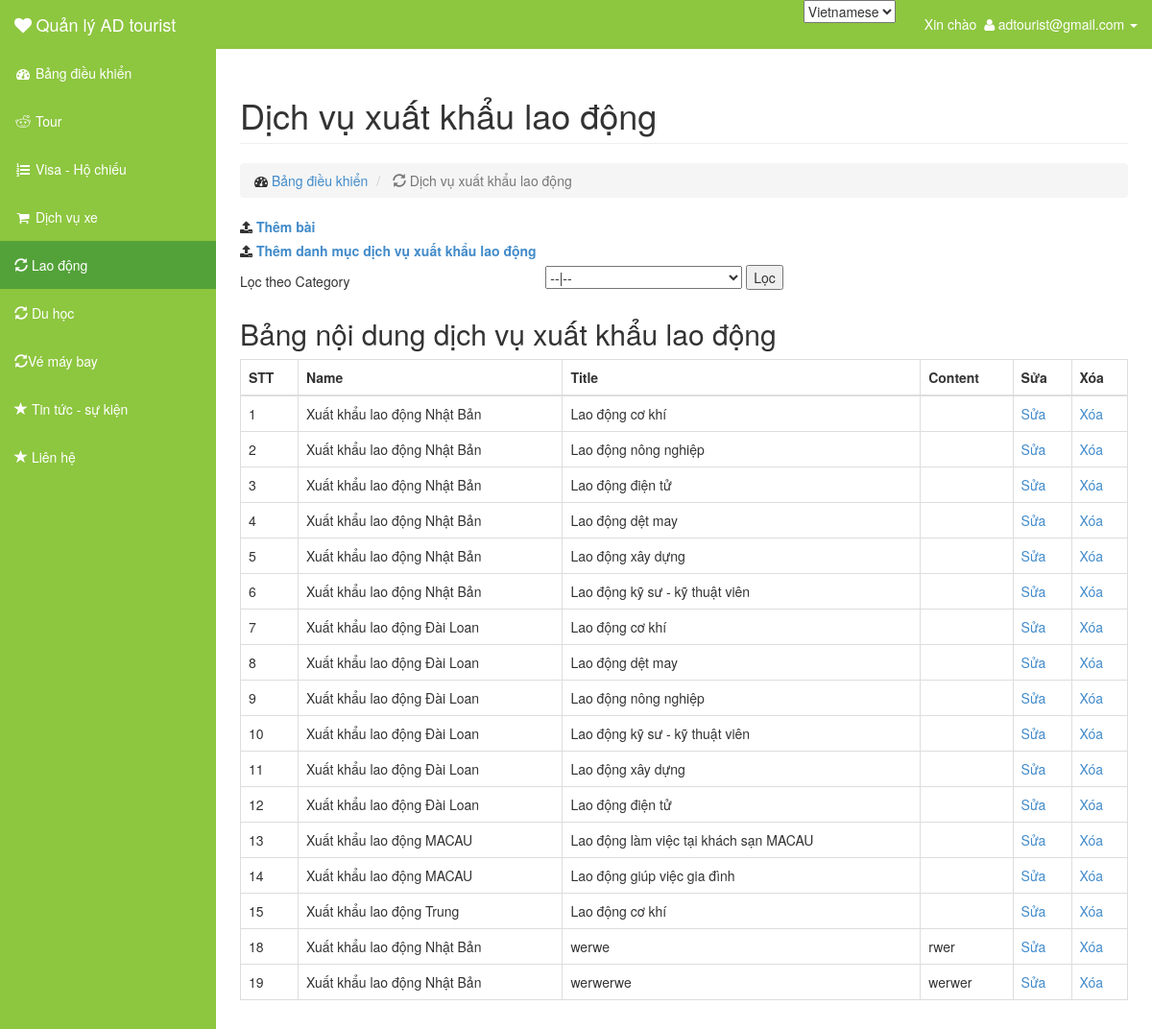
The app's page /admin/index.php?controller=labor&lang=vi (signed in), older data.
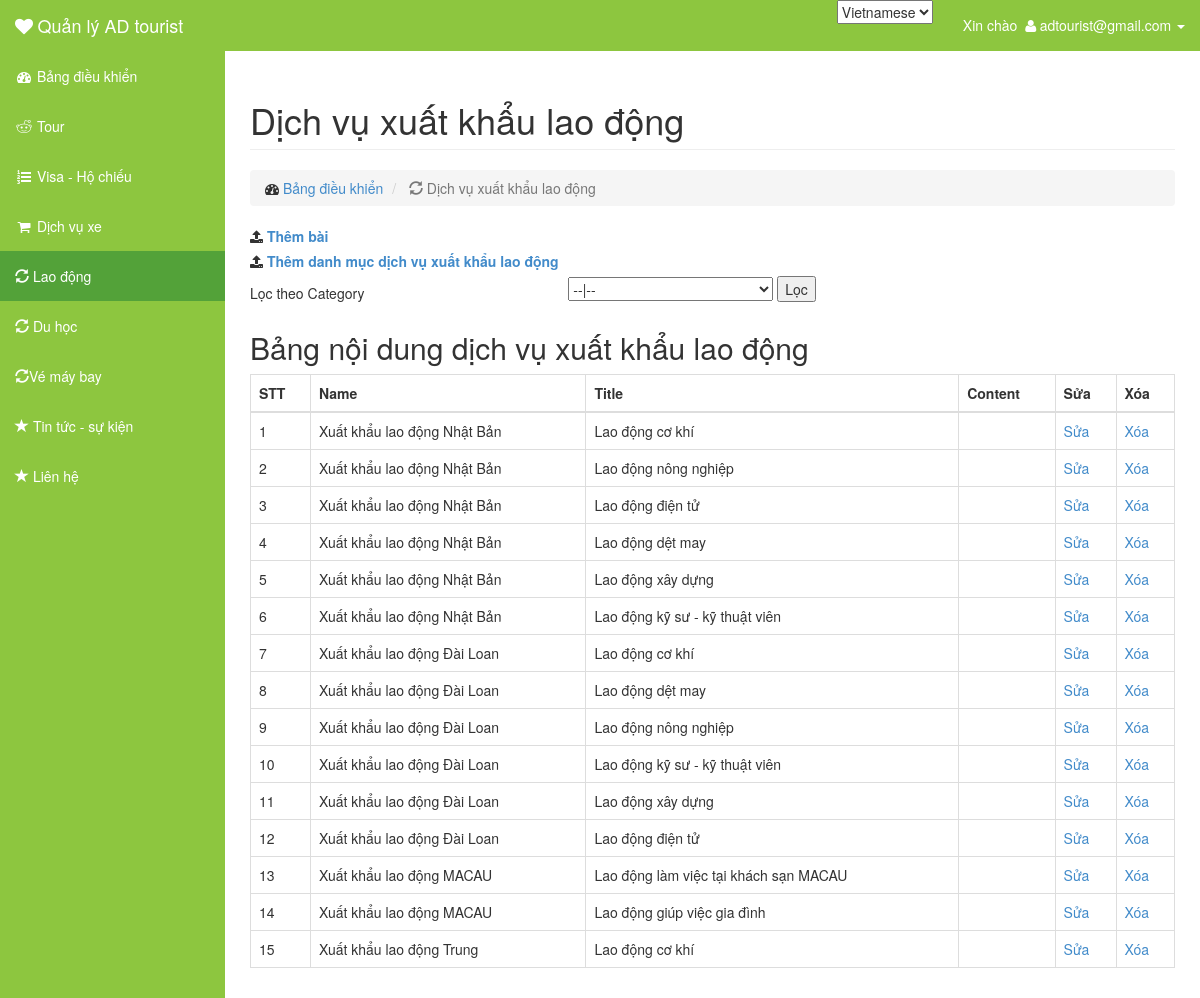
The same page, newer data.
### tables this page shows
CREATE TABLE IF NOT EXISTS `labor_content` (
  `labor_content_id` int(11) NOT NULL AUTO_INCREMENT,
  `labor_id` int(11) NOT NULL,
  `title` text NOT NULL,
  `content` text NOT NULL,
  PRIMARY KEY (`labor_content_id`)
);

CREATE TABLE IF NOT EXISTS `labor` (
  `labor_name` varchar(255) NOT NULL,
  `labor_id` int(11) NOT NULL AUTO_INCREMENT,
  PRIMARY KEY (`labor_id`)
);

### admin/controller/labor/index.php (called while the page is built, shortened)
<?php
	$lang = get_lang();
  if(isset($_POST['labor_id']))
    {
        $labor_id = $_POST['labor_id'];
        if($labor_id == 0 )
        {
            $products = get_all('labor_content');
        }
        else{
            $selected = $labor_id;
            $products = get_all_record('labor_content','labor_id',$labor_id);
        }
    }
    else
    {
          $products = get_all('labor_content');
    }
   require('view/labor/index.php');
   ?>

### admin/library/function.php (called while the page is built, shortened)
<?php
function get_lang(){
	if(isset($_GET['lang']) &&  $_GET['lang'] == 'en'){
		return 'en';
	}
	else return 'vi';
}
 ?>

### admin/model/database.php (called while the page is built, shortened)
<?php
function get_all($table,$select = '*'){
	$sql = "SELECT $select FROM $table";
	$query = mysql_query($sql) or die(mysql_error());
	$data = array();
	if(mysql_num_rows($query) > 0)
	{
		while($row = mysql_fetch_assoc($query))
			$data[] = $row;
	}
	return $data;
}
function get_a_record($table, $colum, $value, $select = '*'){
	$sql = "SELECT $select FROM $table WHERE $colum = '$value'";
	$query = mysql_query($sql) or die(mysql_error());
	$data = NULL;
	if(mysql_num_rows($query) > 0 )
		$data = mysql_fetch_assoc($query);
	return $data;
}
?>

### admin/view/labor/index.php (the view, shortened to what this page needs)
<?php require('template/header.php'); ?>
<div id="wrapper">
    <div id="page-wrapper">
        <div class="container-fluid">
            <div class="row">
                <div class="col-lg-12">
                    <h1 class="page-header">Dịch vụ xuất khẩu lao động</h1>
                    <ol class="breadcrumb">
                        <li>
                            <i class="fa fa-dashboard"></i>  <a href="index.php?controller=dashboard&amp;lang=<?php echo $lang ?>">Bảng điều khiển</a>
                        </li>
                        <li class="active">
                            <i class="glyphicon glyphicon-refresh"></i> Dịch vụ xuất khẩu lao động
                        </li>
                    </ol>
                </div>
            </div>
            <div class="row">
                <div class="col-lg-12"><label><i class="fa fa-upload"></i> <a href="index.php?controller=labor&amp;action=add_labor&amp;lang=<?php echo $lang ?>">Thêm bài</a></label></div>
                <div class="col-lg-12"><label><i class="fa fa-upload"></i> <a href="index.php?controller=labor&amp;action=add_labor_name&amp;lang=<?php echo $lang ?>">Thêm danh mục dịch vụ xuất khẩu lao động</a></label></div>
                <div class="col-md-4"><h5>Lọc theo Category</h5></div>
                <div class="col-md-8">
                                        <form method="POST" action="index.php?controller=labor">
                                            <select name="labor_id">
                                                <option <?php echo isset($selected)? "" : "selected" ?> value="0">--|--</option>
                                            </select>
                                        <input type="submit" value="Lọc" name="filler">
                                        </form>
                                </div>
                <div class="col-lg-12">
                    <h2>Bảng nội dung dịch vụ xuất khẩu lao động</h2>
                    <div class="table-responsive">
                        <table class="table table-bordered table-hover">
                            <thead>
                                <tr>
                                    <th>STT</th>
                                    <th>Name</th>
                                    <th>Title</th>
                                    <th>Content</th>
                                    <th>Sửa</th>
                                    <th>Xóa</th>
                                </tr>
                            </thead>
                            <tbody>
                                <?php if($products!=null): ?>
                                <?php  foreach($products as $key => $value): ?>
                                <tr>
                                    <?php $labor_name=get_a_record('labor','labor_id',$value['labor_id']);?>
                                    <td><?php echo $value['labor_content_id'];?></td>
                                    <td><?php echo $labor_name['labor_name'];?></td>
                                    <td><?php echo $value['title'];?></td>
                                    <td><?php echo $value['content'];?></td>
                                    <td> <a href="index.php?controller=labor&amp;action=change&amp;labor_content_id=<?php echo $value['labor_content_id'];?>&amp;lang=<?php echo $lang ?>">Sửa</a></td>
                                    <td><a href="index.php?controller=labor&amp;delete=<?php echo $value['labor_content_id'];?>&amp;lang=<?php echo $lang ?>">Xóa</a></td>
                                </tr>
                                <?php endforeach ?>
                                <?php endif ?>
                            </tbody>
                        </table>
                    </div>
                </div>
            </div>
        </div>
    </div>
</div>

Row changes from the older to the newer data that the page shows:
removed labor_content: labor_content_id "18", labor.labor_name "Xuất khẩu lao động Nhật Bản", title "werwe", content "rwer"
removed labor_content: labor_content_id "19", labor.labor_name "Xuất khẩu lao động Nhật Bản", title "werwerwe", content "werwer"
